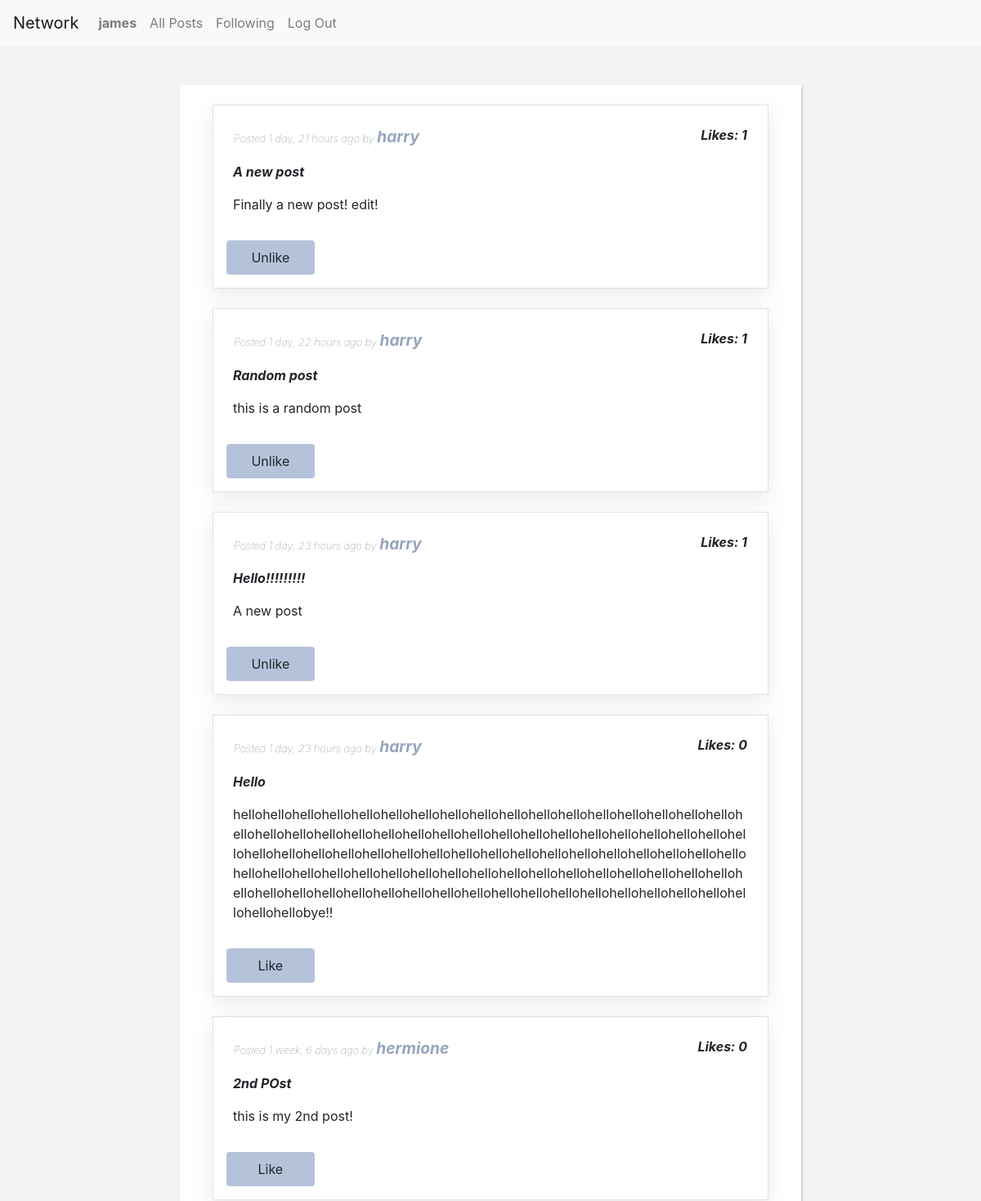
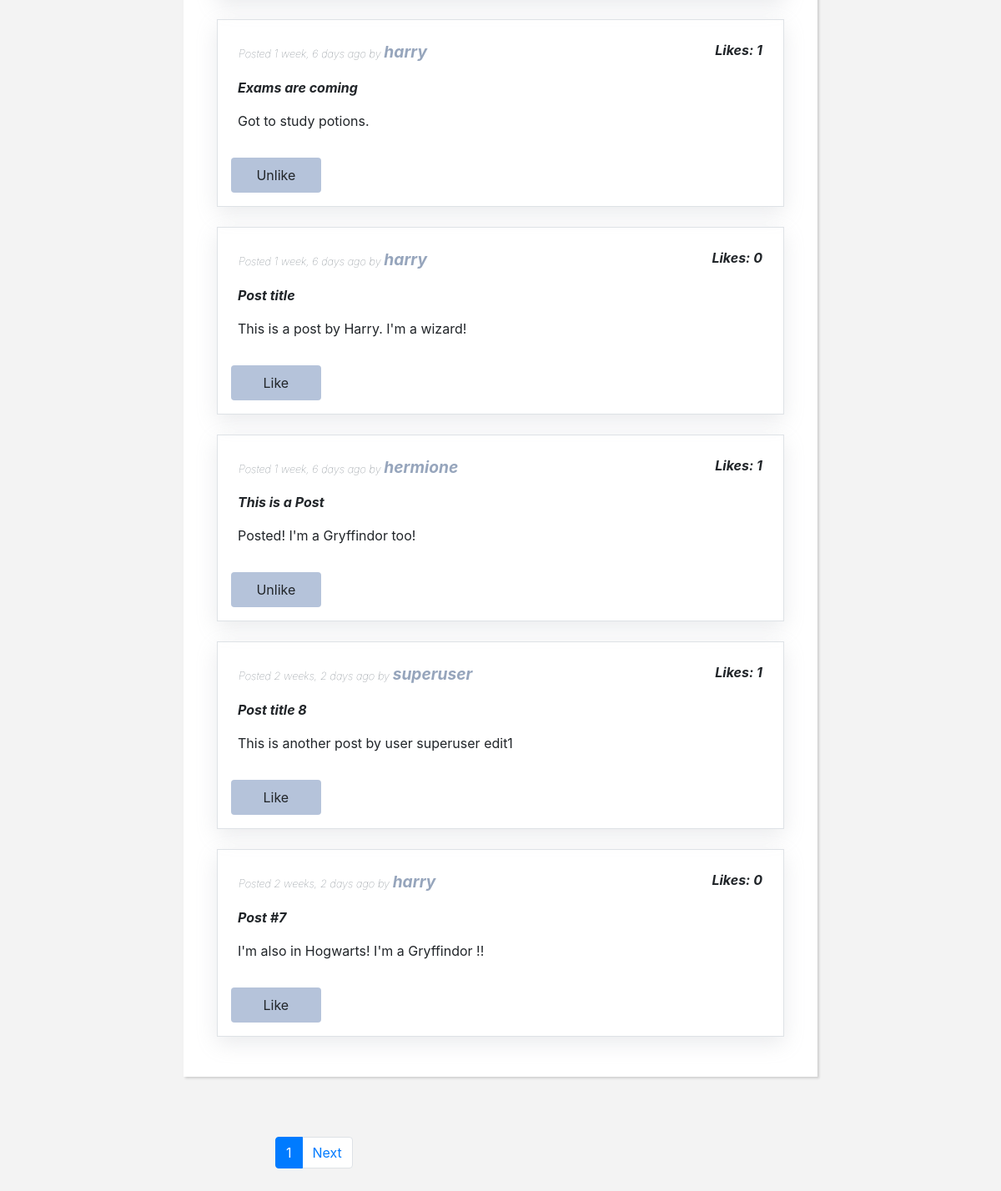
Page /following (signed in) on the earlier database version (2 pictures, top to bottom).
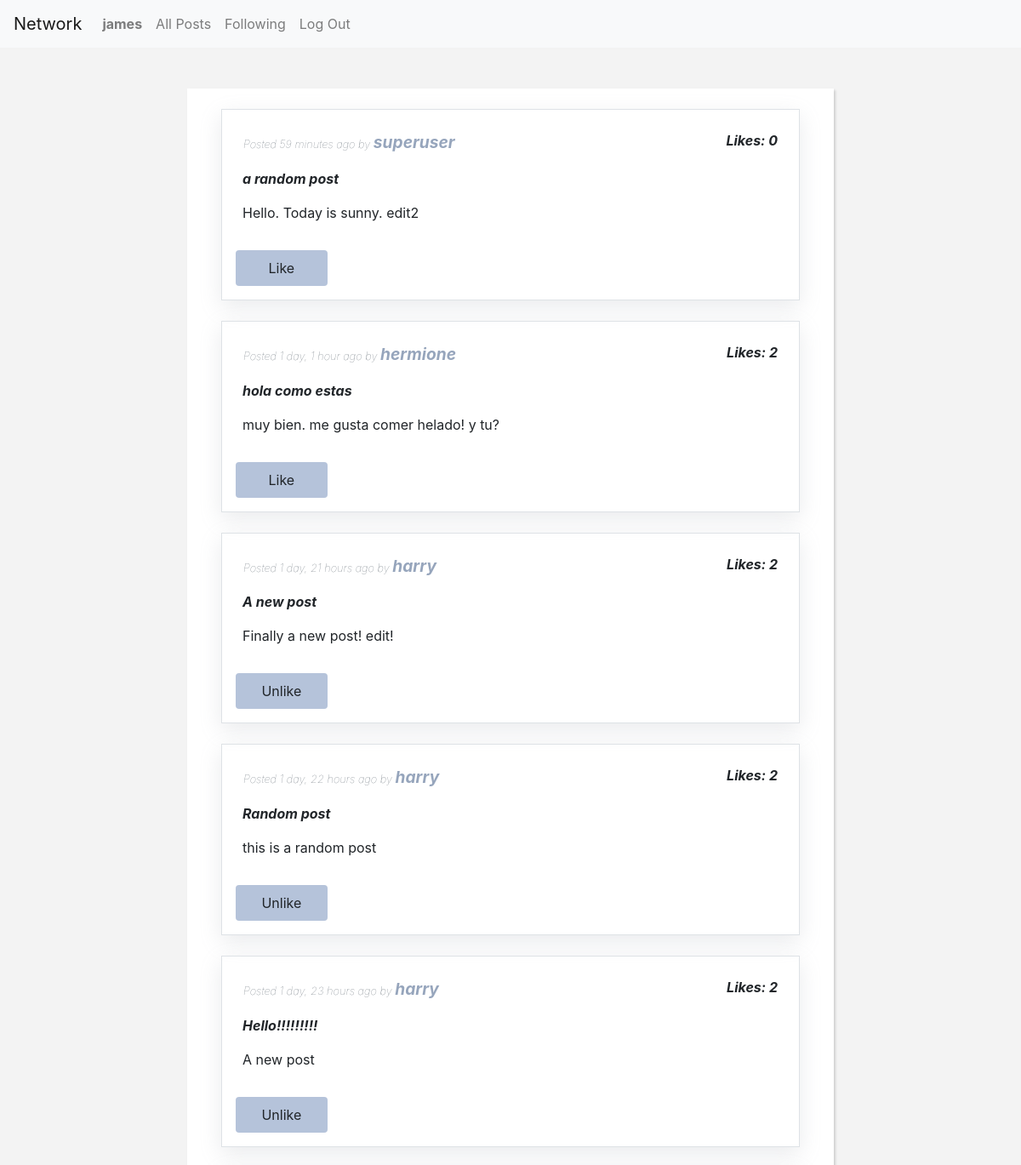
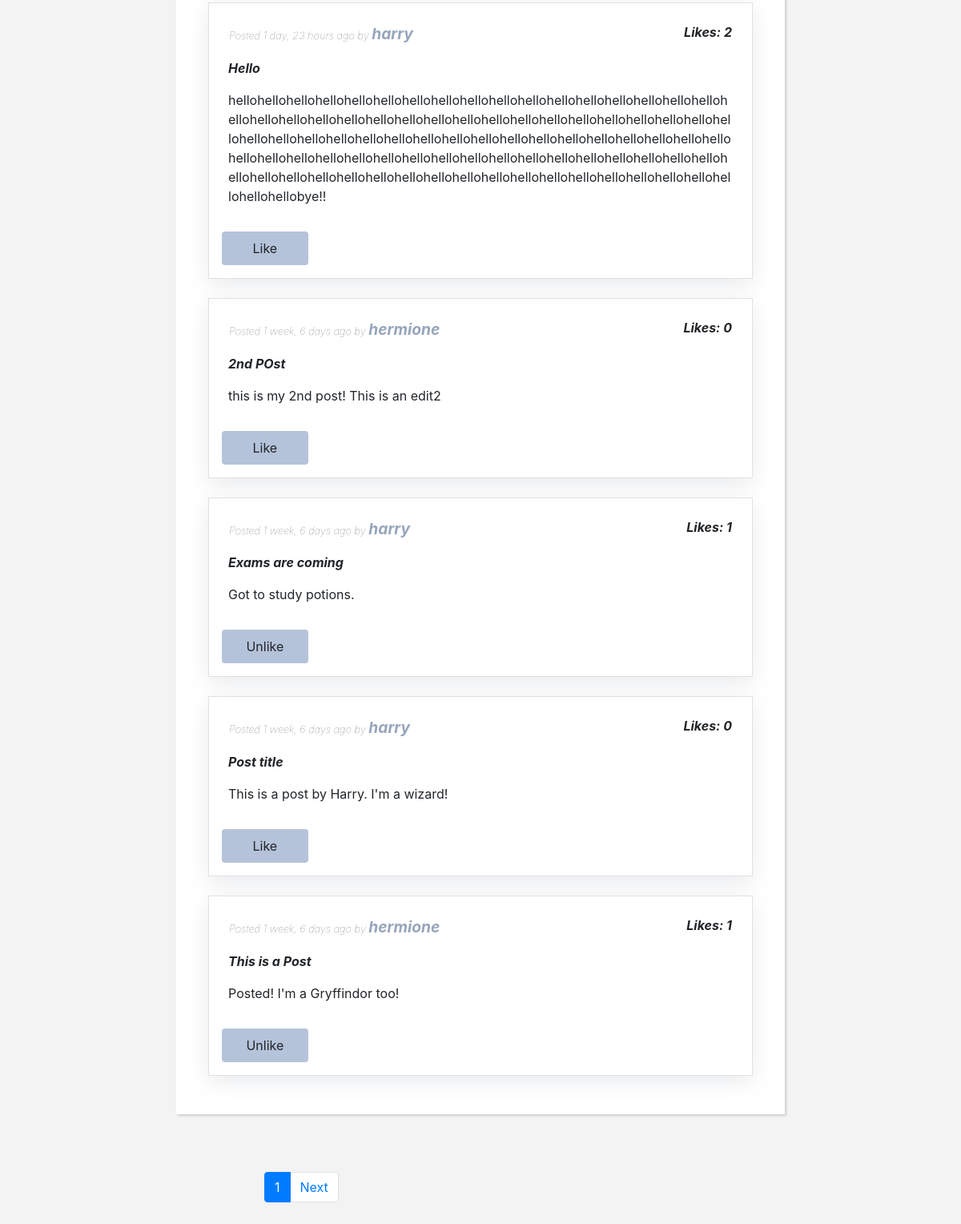
Same page on the later database version (2 pictures, top to bottom).
### network/models.py (models this page shows)
class Post(models.Model):
    author = models.ForeignKey(User, on_delete=models.SET_NULL, related_name="posts", null=True)
    title = models.CharField(max_length=100, blank=True, null=True )
    body = models.TextField(max_length=450, blank=False)
    timestamp = models.DateTimeField(auto_now_add=True)
    liked_by = models.ManyToManyField(User, related_name="postsliked")
    def __str__(self):
        return f"{self.id}: {self.author} wrote: {self.body} on {self.timestamp}"

class User(AbstractUser):
    followers = models.ManyToManyField("self", symmetrical=False, blank=True)

### network/views.py (the view)
# urls.py: path("following", views.following, name="following_url"),
@login_required(login_url='/login')
def following(request):
    allusers = User.objects.all()
    following = []
    for user in allusers:
        if request.user in user.followers.all():
            following.append(user)
    followedposts = Post.objects.order_by("-timestamp").filter(author__in=following).all()
    print(followedposts)
    page = Paginator(followedposts,10)
    page_number= request.GET.get('page')
    followedposts = page.get_page(page_number)
    return render(request, "network/following.html", {
    "allposts": followedposts
    })

### network/templates/network/following.html (shortened to what this page needs)
{% extends "network/layout.html" %}
{% load static %}
{% block body %}
<div id="allfollowedPosts" style="white-space: pre-line;">
</div>
  {% include "network/post_block.html" %}
{% endblock %}

### network/templates/network/post_block.html (shortened to what this page needs)
{% load humanize %}
<div class="container-lg">
    <div class=" row justify-content-center">
        <div class=" justify-content-center col-12 col-lg-8 m-4 p-4 bg-white box-shadow">
  {% if not allposts %}
    There are no posts.
  {% else %}
    {% for post in allposts %}
          <div class = 'border box-shadow-posts p-3 mb-4 mx-0 mx-md-3' data-postinfo="{{ post }}" id="post{{post.id}}">
            <div class=" row px-3">
              <div class=" mr-auto col-sm-8  p-2 order-md-2 small text-left text-muted font-italic font-weight-lighter align-self-center">
                  Posted {{ post.timestamp|naturaltime }} by <a href="{% url 'profileurl' username_profile=post.author %}" class="user-link">{{ post.author }}</a>
              </div>
              <div  class=" col-3 col-sm-4 col-md-2 p-2 order-md-2 text-right font-italic">
                <strong id="post{{post.id}}-likes">Likes: {{ post.liked_by.count }}</strong>
              </div>
            </div>
            <div class="mb-2 col px-2 pb-2 pt-md-2 order-md-1 text-break">
              <strong><em><p>{{ post.title }}</p></strong></em>
              <p id="postBody_{{post.id}}">{{ post.body }}</p>
            </div>
            {% if user.is_authenticated %}
              {% if user == post.author %}
              <button id="post{{post.id}}editpost" class="btn green-button col-2 col-sm-1 col-md-2 p-2 order-md-2 text-center align-self-center"
              data-postauthor="{{ post.author }}" data-editpostbody="{{ post.body }}" data-editpost-id="{{ post.id }}" onclick="editpost(this.dataset)">Edit Post</button>
              {% else %}
                {% if user in post.liked_by.all %}
                <button id="post{{post.id}}-like-unlike" class="btn blue-button col-2 col-sm-1 col-md-2 p-2 order-md-2 text-center align-self-center" data-likedpost-id="{{ post.id }}" data-post-likedby="{{ post.liked_by.all }}" data-user="{{ user }}"
                data-likes="{{ post.liked_by.count }}" onclick="likepost(this.dataset)">Unlike</button>
                {% else %}
                <button id="post{{post.id}}-like-unlike" class="btn blue-button col-2 col-sm-1 col-md-2 p-2 order-md-2 text-center align-self-center" data-likedpost-id="{{ post.id }}" data-post-likedby="{{ post.liked_by.all }}" data-user="{{ user }}"
                data-likes="{{ post.liked_by.count }}" onclick="likepost(this.dataset)">Like</button>
                {% endif %}
              {% endif %}
            {% endif %}
          </div>
    {% endfor %}
  {% endif %}
      </div>
    </div>
  </div>
  <div class = "container" id="pagenav">
      <div class="row my-5">
          <div class="col-md-4 offset-md-3">
              <nav aria-label="...">
                  <ul class="pagination">
                    <li class="page-item active" aria-current="page">
                      <a class="page-link" href="#">{{ allposts.number }}</a>
                    </li>
                    {% if allposts.has_next %}
                    <li class="page-item">
                      <a class="page-link" href="?page={{ allposts.next_page_number }}">Next</a>
                    </li>
                    {% endif %}
                  </ul>
                </nav>
          </div>
      </div>
  </div>

Differences in the rows shown:
no longer on this page (row unchanged): Post: timestamp "2 weeks, 2 days ago", author "superuser", liked_by.count "1", title "Post title 8", body "This is another post by user superuser edit1"
no longer on this page (row unchanged): Post: timestamp "2 weeks, 2 days ago", author "harry", liked_by.count "0", title "Post #7", body "I'm also in Hogwarts! I'm a Gryffindor !!"
added Post: timestamp "59 minutes ago", author "superuser", liked_by.count "0", title "a random post", body "Hello. Today is sunny. edit2"
added Post: timestamp "1 day, 1 hour ago", author "hermione", liked_by.count "2", title "hola como estas", body "muy bien. me gusta comer helado! y tu?"
computed for Post "Finally a new post! edit!": liked_by.count "1" → "2"
computed for Post "Random post": liked_by.count "1" → "2"
computed for Post "Hello!!!!!!!!!": liked_by.count "1" → "2"
computed for Post "Hello": liked_by.count "0" → "2"
changed Post "2nd POst": body "this is my 2nd post!" → "this is my 2nd post! This is an edit2"
